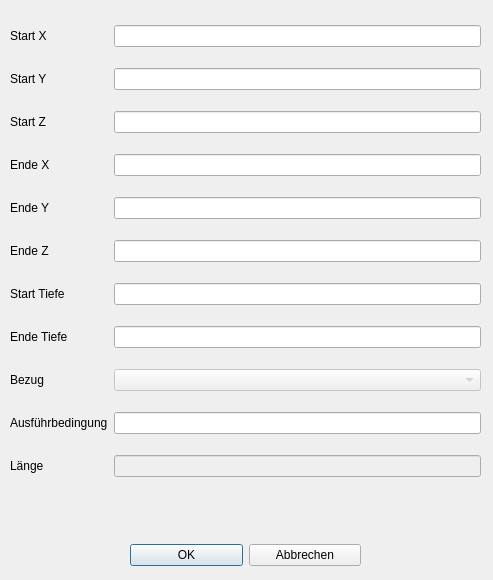
<?xml version="1.0" encoding="UTF-8"?>
<ui version="4.0">
 <class>Dialog_bearb_fgerade</class>
 <widget class="QDialog" name="Dialog_bearb_fgerade">
  <property name="geometry">
   <rect>
    <x>0</x>
    <y>0</y>
    <width>493</width>
    <height>580</height>
   </rect>
  </property>
  <property name="windowTitle">
   <string>Dialog</string>
  </property>
  <widget class="QWidget" name="layoutWidget_2">
   <property name="geometry">
    <rect>
     <x>130</x>
     <y>540</y>
     <width>231</width>
     <height>31</height>
    </rect>
   </property>
   <layout class="QHBoxLayout" name="horizontalLayout">
    <item>
     <widget class="QPushButton" name="btn_ok">
      <property name="text">
       <string>OK</string>
      </property>
     </widget>
    </item>
    <item>
     <widget class="QPushButton" name="btn_abbrechen">
      <property name="text">
       <string>Abbrechen</string>
      </property>
     </widget>
    </item>
   </layout>
  </widget>
  <widget class="QWidget" name="layoutWidget">
   <property name="geometry">
    <rect>
     <x>10</x>
     <y>10</y>
     <width>471</width>
     <height>491</height>
    </rect>
   </property>
   <layout class="QGridLayout" name="gridLayout">
    <item row="2" column="1">
     <widget class="QLineEdit" name="lineEdit_ys">
      <property name="enabled">
       <bool>true</bool>
      </property>
     </widget>
    </item>
    <item row="6" column="0">
     <widget class="QLabel" name="label">
      <property name="text">
       <string>Ende Z</string>
      </property>
     </widget>
    </item>
    <item row="7" column="0">
     <widget class="QLabel" name="label_2">
      <property name="text">
       <string>Start Tiefe</string>
      </property>
     </widget>
    </item>
    <item row="3" column="1">
     <widget class="QLineEdit" name="lineEdit_zs">
      <property name="enabled">
       <bool>true</bool>
      </property>
     </widget>
    </item>
    <item row="2" column="0">
     <widget class="QLabel" name="label_5">
      <property name="text">
       <string>Start Y</string>
      </property>
     </widget>
    </item>
    <item row="1" column="1">
     <widget class="QLineEdit" name="lineEdit_xs">
      <property name="enabled">
       <bool>true</bool>
      </property>
     </widget>
    </item>
    <item row="8" column="0">
     <widget class="QLabel" name="label_7">
      <property name="text">
       <string>Ende Tiefe</string>
      </property>
     </widget>
    </item>
    <item row="4" column="0">
     <widget class="QLabel" name="label_3">
      <property name="text">
       <string>Ende X</string>
      </property>
     </widget>
    </item>
    <item row="8" column="1">
     <widget class="QLineEdit" name="lineEdit_tiEnd"/>
    </item>
    <item row="10" column="1">
     <widget class="QLineEdit" name="lineEdit_afb"/>
    </item>
    <item row="5" column="1">
     <widget class="QLineEdit" name="lineEdit_ye">
      <property name="enabled">
       <bool>true</bool>
      </property>
     </widget>
    </item>
    <item row="1" column="0">
     <widget class="QLabel" name="label_4">
      <property name="text">
       <string>Start X</string>
      </property>
     </widget>
    </item>
    <item row="7" column="1">
     <widget class="QLineEdit" name="lineEdit_tiSta"/>
    </item>
    <item row="9" column="0">
     <widget class="QLabel" name="label_11">
      <property name="text">
       <string>Bezug</string>
      </property>
     </widget>
    </item>
    <item row="9" column="1">
     <widget class="QComboBox" name="comboBox_bezug">
      <property name="enabled">
       <bool>false</bool>
      </property>
     </widget>
    </item>
    <item row="10" column="0">
     <widget class="QLabel" name="label_12">
      <property name="text">
       <string>Ausführbedingung</string>
      </property>
     </widget>
    </item>
    <item row="4" column="1">
     <widget class="QLineEdit" name="lineEdit_xe">
      <property name="enabled">
       <bool>true</bool>
      </property>
     </widget>
    </item>
    <item row="5" column="0">
     <widget class="QLabel" name="label_10">
      <property name="text">
       <string>Ende Y</string>
      </property>
     </widget>
    </item>
    <item row="6" column="1">
     <widget class="QLineEdit" name="lineEdit_ze">
      <property name="enabled">
       <bool>true</bool>
      </property>
     </widget>
    </item>
    <item row="3" column="0">
     <widget class="QLabel" name="label_6">
      <property name="text">
       <string>Start Z</string>
      </property>
     </widget>
    </item>
    <item row="11" column="0">
     <widget class="QLabel" name="label_8">
      <property name="text">
       <string>Länge</string>
      </property>
     </widget>
    </item>
    <item row="11" column="1">
     <widget class="QLineEdit" name="lineEdit_laenge">
      <property name="enabled">
       <bool>false</bool>
      </property>
     </widget>
    </item>
   </layout>
  </widget>
 </widget>
 <tabstops>
  <tabstop>lineEdit_xs</tabstop>
  <tabstop>lineEdit_ys</tabstop>
  <tabstop>lineEdit_zs</tabstop>
  <tabstop>lineEdit_xe</tabstop>
  <tabstop>lineEdit_ye</tabstop>
  <tabstop>lineEdit_ze</tabstop>
  <tabstop>lineEdit_tiSta</tabstop>
  <tabstop>lineEdit_tiEnd</tabstop>
  <tabstop>comboBox_bezug</tabstop>
  <tabstop>lineEdit_afb</tabstop>
  <tabstop>btn_ok</tabstop>
  <tabstop>btn_abbrechen</tabstop>
 </tabstops>
 <resources/>
 <connections/>
</ui>
